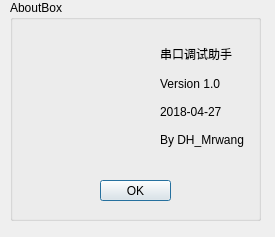
<?xml version="1.0" encoding="UTF-8"?>
<ui version="4.0">
 <class>DialogAbout</class>
 <widget class="QDialog" name="DialogAbout">
  <property name="geometry">
   <rect>
    <x>0</x>
    <y>0</y>
    <width>275</width>
    <height>237</height>
   </rect>
  </property>
  <property name="windowTitle">
   <string>Dialog</string>
  </property>
  <widget class="QGroupBox" name="About">
   <property name="geometry">
    <rect>
     <x>10</x>
     <y>0</y>
     <width>251</width>
     <height>221</height>
    </rect>
   </property>
   <property name="title">
    <string>AboutBox</string>
   </property>
   <widget class="QLabel" name="label">
    <property name="geometry">
     <rect>
      <x>150</x>
      <y>30</y>
      <width>91</width>
      <height>131</height>
     </rect>
    </property>
    <property name="text">
     <string>串口调试助手

Version 1.0

2018-04-27

By DH_Mrwang</string>
    </property>
   </widget>
   <widget class="QPushButton" name="EnsureButton">
    <property name="geometry">
     <rect>
      <x>90</x>
      <y>180</y>
      <width>71</width>
      <height>21</height>
     </rect>
    </property>
    <property name="text">
     <string>OK</string>
    </property>
   </widget>
   <widget class="QLabel" name="label_2">
    <property name="geometry">
     <rect>
      <x>20</x>
      <y>40</y>
      <width>111</width>
      <height>101</height>
     </rect>
    </property>
    <property name="text">
     <string/>
    </property>
    <property name="pixmap">
     <pixmap resource="../resource.qrc">:/images/images/aboutpic.jpg</pixmap>
    </property>
    <property name="scaledContents">
     <bool>true</bool>
    </property>
   </widget>
  </widget>
 </widget>
 <resources>
  <include location="../resource.qrc"/>
 </resources>
 <connections/>
</ui>
